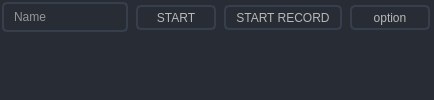
              <widget class="QWidget" name="page_camera">
               <layout class="QGridLayout" name="gridLayout_23">
                <property name="leftMargin">
                 <number>0</number>
                </property>
                <property name="topMargin">
                 <number>0</number>
                </property>
                <property name="rightMargin">
                 <number>0</number>
                </property>
                <property name="bottomMargin">
                 <number>0</number>
                </property>
                <property name="spacing">
                 <number>0</number>
                </property>
                <item row="0" column="0">
                 <widget class="QFrame" name="frame_37">
                  <property name="styleSheet">
                   <string notr="true">
QFrame {
border:0px solid ;
border-radius: 0px;
border-color: rgb(33, 37, 43);
background-color: rgb(40, 44, 52);
}
</string>
                  </property>
                  <property name="frameShape">
                   <enum>QFrame::StyledPanel</enum>
                  </property>
                  <property name="frameShadow">
                   <enum>QFrame::Raised</enum>
                  </property>
                  <layout class="QGridLayout" name="gridLayout_25">
                   <property name="leftMargin">
                    <number>0</number>
                   </property>
                   <property name="topMargin">
                    <number>0</number>
                   </property>
                   <property name="rightMargin">
                    <number>0</number>
                   </property>
                   <property name="bottomMargin">
                    <number>0</number>
                   </property>
                   <property name="horizontalSpacing">
                    <number>2</number>
                   </property>
                   <property name="verticalSpacing">
                    <number>5</number>
                   </property>
                   <item row="0" column="0">
                    <widget class="QFrame" name="frame_34">
                     <property name="minimumSize">
                      <size>
                       <width>400</width>
                       <height>35</height>
                      </size>
                     </property>
                     <property name="maximumSize">
                      <size>
                       <width>16777215</width>
                       <height>35</height>
                      </size>
                     </property>
                     <property name="styleSheet">
                      <string notr="true">



QDoubleSpinBox{

	background-color: rgb(40, 44, 52);
padding-left: 10px;
padding-right: 10px;
	color: rgb(147, 147, 147);
font: 10pt &quot;Arial&quot;;
border-radius: 5px;
	color: rgb(184, 184, 184);
border:2px solid ;
	border-color: rgb(55, 63, 77);

}

QDoubleSpinBox:hover{
	background-color: rgb(33, 37, 43);
	color: rgb(147, 147, 147);
font: 10pt &quot;Arial&quot;;
border-radius: 5px;
color: rgb(255, 255, 255);
border:2px solid ;
	border-color: rgb(189, 147, 249);
;}





QDoubleSpinBox::up-arrow
{
	
		border:0px solid ;
	border-color: rgb(255, 0, 255);
	background-image: url(:/newPrefix/icons/cil-plus.png);
	background-position: center;


}


QDoubleSpinBox::down-arrow
{
		border:0px solid ;
	border-color: rgb(38, 42, 50);
	background-position: center;
	background-repeat: no-reperat;
	background-image: url(:/newPrefix/icons/icon_minimize.png);


}

QDateTimeEdit{
padding-left: 8px;
padding-right: 8px;

	background-color: rgb(40, 44, 52);

	color: rgb(147, 147, 147);
font: 10pt &quot;Arial&quot;;
border-radius: 5px;
	color: rgb(184, 184, 184);
border:2px solid ;
	border-color: rgb(55, 63, 77);

}

QDateTimeEdit:hover{
padding-left: 8px;
padding-right: 8px;
	background-color: rgb(33, 37, 43);
	color: rgb(147, 147, 147);
font: 10pt &quot;Arial&quot;;
border-radius: 5px;
color: rgb(255, 255, 255);
border:2px solid ;
	border-color: rgb(189, 147, 249);
;}





QDateTimeEdit::up-arrow
{
	
		border:0px solid ;
	border-color: rgb(255, 0, 255);
	background-image: url(:/newPrefix/icons/cil-plus.png);
	background-position: center;



}


QDateTimeEdit::down-arrow
{
		border:0px solid ;
	border-color: rgb(38, 42, 50);

	background-position: center;
	background-repeat: no-reperat;
	background-image: url(:/newPrefix/icons/icon_minimize.png);


}



QPushButton{
	background-color: rgb(40, 44, 52);

padding-left: 10px;
padding-right: 10px;
	color: rgb(147, 147, 147);
font: 10pt &quot;Arial&quot;;
border-radius: 5px;
	color: rgb(184, 184, 184);
border:2px solid ;
	border-color: rgb(55, 63, 77);
}


QPushButton:hover{
	background-color: rgb(33, 37, 43);
padding-left: 10px;
padding-right: 10px;
	color: rgb(147, 147, 147);
font: 10pt &quot;Arial&quot;;
border-radius: 5px;
color: rgb(255, 255, 255);
border:2px solid ;
	border-color: rgb(189, 147, 249);
}

QComboBox{
padding-left: 10px;
padding-right: 10px;
	background-color: rgb(40, 44, 52);
	color: rgb(147, 147, 147);
font: 10pt &quot;Arial&quot;;
border-radius: 5px;
	color: rgb(184, 184, 184);
border:2px solid ;
	border-color: rgb(55, 63, 77);
}



QComboBox:hover{
padding-left: 10px;
padding-right: 10px;
	background-color: rgb(33, 37, 43);
	color: rgb(147, 147, 147);
font: 10pt &quot;Arial&quot;;
border-radius: 5px;
color: rgb(255, 255, 255);
border:2px solid ;
	border-color: rgb(189, 147, 249);
;}

QComboBox::drop-down {

	subcontrol-origin: padding;
	subcontrol-position: top right;
	width: 25px; 
	border-left-width: 3px;
	border-color: rgb(55, 63, 77);
	border-left-style: solid;
	border-top-right-radius: 3px;
	border-bottom-right-radius: 3px;	
	
	background-image: url(:/newPrefix/icons/cil-arrow-bottom.png);
	background-position: center;
	background-repeat: no-reperat;
 }
QComboBox QAbstractItemView {
border:2px solid ;
	border-color: rgb(48, 55, 67);
	color: rgb(255, 121, 198);	
	background-color: rgb(33, 37, 43);
	padding: 10px;
	selection-background-color: rgb(49, 56, 68);
	selection-color: rgb(33, 37, 43);
}
QLabel
{
font: 8pt &quot;MS Shell Dlg 2&quot;;
	color: rgb(189, 147, 249);
background-color: rgb(40, 44, 52);
border-color: rgb(40, 44, 52);
}

/* /////////////////////////////////////////////////////////////////////////////////////////////////
 */
QCheckBox {
	background-color: rgb(40, 44, 52);
font: 10pt &quot;Arial&quot;;
border-radius: 5px;
	color: rgb(190, 190, 190);
border:2px solid ;
	border-color: rgb(55, 63, 77);
}
QCheckBox:hover {
	background-color: rgb(33, 37, 43);
	color: rgb(147, 147, 147);
font: 10pt &quot;Arial&quot;;
border-radius: 5px;
color: rgb(255, 255, 255);
border:2px solid ;
	border-color: rgb(189, 147, 249);
}

QCheckBox:focus {
	background-color: rgb(40, 44, 52);
	color: rgb(147, 147, 147);
font: 10pt &quot;Arial&quot;;
border-radius: 5px;
color: rgb(255, 255, 255);
	border:2px solid ;
	border-color: rgb(55, 63, 77);
}




QDateEdit{
padding-left: 8px;
padding-right: 8px;

	background-color: rgb(40, 44, 52);

	color: rgb(147, 147, 147);
font: 10pt &quot;Arial&quot;;
border-radius: 5px;
	color: rgb(184, 184, 184);
border:2px solid ;
	border-color: rgb(55, 63, 77);

}

QDateEdit:hover{
padding-left: 8px;
padding-right: 8px;
	background-color: rgb(33, 37, 43);
	color: rgb(147, 147, 147);
font: 10pt &quot;Arial&quot;;
border-radius: 5px;
color: rgb(255, 255, 255);
border:2px solid ;
	border-color: rgb(189, 147, 249);
;}





QDateEdit::up-arrow
{
	
		border:0px solid ;
	border-color: rgb(255, 0, 255);
	background-image: url(:/newPrefix/icons/cil-plus.png);
	background-position: center;



}


QDateTimeEdit::down-arrow
{
		border:0px solid ;
	border-color: rgb(38, 42, 50);
	background-position: center;
	background-repeat: no-reperat;
	background-image: url(:/newPrefix/icons/icon_minimize.png);


}








/* /////////////////////////////////////////////////////////////////////////////////////////////////
LineEdit */
QLineEdit {
padding-left: 8px;
padding-right: 8px;
	background-color: rgb(40, 44, 52);
	color: rgb(222, 222, 222);
font: 10pt &quot;Arial&quot;;
border-radius: 5px;
color: rgb(255, 255, 255);
border:2px solid ;
	
	border-color: rgb(55, 63, 77);
}
QLineEdit:hover {
padding-left: 8px;
padding-right: 8px;
	background-color: rgb(33, 37, 43);
	color: rgb(255, 255, 255);
font: 10pt &quot;Arial&quot;;
border-radius: 5px;
color: rgb(255, 255, 255);
border:2px solid ;
	border-color: rgb(55, 63, 77);
}

QLineEdit:focus {
	background-color: rgb(40, 44, 52);
	color: rgb(255, 255, 255);
font: 10pt &quot;Arial&quot;;
border-radius: 10px;
color: rgb(255, 255, 255);
border:2px solid ;
	border-color: rgb(55, 63, 77);
	border-bottom-color: rgb(189, 147, 249);
}
/*##############################################
########################################*/</string>
                     </property>
                     <property name="frameShape">
                      <enum>QFrame::StyledPanel</enum>
                     </property>
                     <property name="frameShadow">
                      <enum>QFrame::Raised</enum>
                     </property>
                     <layout class="QHBoxLayout" name="horizontalLayout_25">
                      <property name="spacing">
                       <number>8</number>
                      </property>
                      <property name="leftMargin">
                       <number>2</number>
                      </property>
                      <property name="topMargin">
                       <number>2</number>
                      </property>
                      <property name="rightMargin">
                       <number>2</number>
                      </property>
                      <property name="bottomMargin">
                       <number>2</number>
                      </property>
                      <item>
                       <widget class="QLineEdit" name="le_name_recoed">
                        <property name="minimumSize">
                         <size>
                          <width>100</width>
                          <height>30</height>
                         </size>
                        </property>
                        <property name="maximumSize">
                         <size>
                          <width>16777215</width>
                          <height>30</height>
                         </size>
                        </property>
                        <property name="styleSheet">
                         <string notr="true"/>
                        </property>
                        <property name="text">
                         <string/>
                        </property>
                        <property name="placeholderText">
                         <string>Name</string>
                        </property>
                        <property name="cursorMoveStyle">
                         <enum>Qt::LogicalMoveStyle</enum>
                        </property>
                        <property name="clearButtonEnabled">
                         <bool>true</bool>
                        </property>
                       </widget>
                      </item>
                      <item>
                       <widget class="QPushButton" name="btn_start_stop_camera">
                        <property name="minimumSize">
                         <size>
                          <width>80</width>
                          <height>25</height>
                         </size>
                        </property>
                        <property name="maximumSize">
                         <size>
                          <width>767676</width>
                          <height>25</height>
                         </size>
                        </property>
                        <property name="styleSheet">
                         <string notr="true"/>
                        </property>
                        <property name="text">
                         <string>START</string>
                        </property>
                       </widget>
                      </item>
                      <item>
                       <widget class="QPushButton" name="btn_start_stop_record">
                        <property name="minimumSize">
                         <size>
                          <width>80</width>
                          <height>25</height>
                         </size>
                        </property>
                        <property name="maximumSize">
                         <size>
                          <width>767676</width>
                          <height>25</height>
                         </size>
                        </property>
                        <property name="styleSheet">
                         <string notr="true"/>
                        </property>
                        <property name="text">
                         <string>START RECORD</string>
                        </property>
                       </widget>
                      </item>
                      <item>
                       <widget class="QPushButton" name="btn_start_stop_camera_2">
                        <property name="minimumSize">
                         <size>
                          <width>80</width>
                          <height>25</height>
                         </size>
                        </property>
                        <property name="maximumSize">
                         <size>
                          <width>767676</width>
                          <height>25</height>
                         </size>
                        </property>
                        <property name="styleSheet">
                         <string notr="true"/>
                        </property>
                        <property name="text">
                         <string>option</string>
                        </property>
                       </widget>
                      </item>
                     </layout>
                    </widget>
                   </item>
                   <item row="1" column="0" colspan="2">
                    <widget class="QFrame" name="frame_38">
                     <property name="maximumSize">
                      <size>
                       <width>16777215</width>
                       <height>16777215</height>
                      </size>
                     </property>
                     <property name="styleSheet">
                      <string notr="true">
QFrame {
border:0px solid ;
border-radius: 0px;
border-color: rgb(33, 37, 43);
background-color: rgb(40, 44, 52);
}
</string>
                     </property>
                     <property name="frameShape">
                      <enum>QFrame::StyledPanel</enum>
                     </property>
                     <property name="frameShadow">
                      <enum>QFrame::Raised</enum>
                     </property>
                     <layout class="QHBoxLayout" name="horizontalLayout_27">
                      <property name="leftMargin">
                       <number>2</number>
                      </property>
                      <property name="topMargin">
                       <number>2</number>
                      </property>
                      <property name="rightMargin">
                       <number>2</number>
                      </property>
                      <property name="bottomMargin">
                       <number>2</number>
                      </property>
                      <item>
                       <widget class="QFrame" name="frame_31">
                        <property name="styleSheet">
                         <string notr="true">
QFrame {
border:0px solid ;
border-radius: 0px;
border-color: rgb(33, 37, 43);
background-color: rgb(40, 44, 52);
}
</string>
                        </property>
                        <property name="frameShape">
                         <enum>QFrame::StyledPanel</enum>
                        </property>
                        <property name="frameShadow">
                         <enum>QFrame::Raised</enum>
                        </property>
                        <layout class="QVBoxLayout" name="verticalLayout_19">
                         <property name="spacing">
                          <number>4</number>
                         </property>
                         <property name="leftMargin">
                          <number>2</number>
                         </property>
                         <property name="topMargin">
                          <number>2</number>
                         </property>
                         <property name="rightMargin">
                          <number>2</number>
                         </property>
                         <property name="bottomMargin">
                          <number>2</number>
                         </property>
                         <item>
                          <widget class="QLabel" name="lb_camera">
                           <property name="sizePolicy">
                            <sizepolicy hsizetype="Expanding" vsizetype="Expanding">
                             <horstretch>0</horstretch>
                             <verstretch>0</verstretch>
                            </sizepolicy>
                           </property>
                           <property name="minimumSize">
                            <size>
                             <width>200</width>
                             <height>50</height>
                            </size>
                           </property>
                           <property name="styleSheet">
                            <string notr="true">background-color: rgb(40, 44, 52);

color: rgb(220, 220, 220);
font: 10pt &quot;MS Shell Dlg 2&quot;;
border:0px solid ;
border-radius: 15px;
border-color: rgb(55, 63, 77);</string>
                           </property>
                           <property name="text">
                            <string/>
                           </property>
                           <property name="pixmap">
                            <pixmap>images/images/images (4).jpg</pixmap>
                           </property>
                           <property name="scaledContents">
                            <bool>true</bool>
                           </property>
                          </widget>
                         </item>
                        </layout>
                       </widget>
                      </item>
                     </layout>
                    </widget>
                   </item>
                  </layout>
                 </widget>
                </item>
               </layout>
              </widget>
